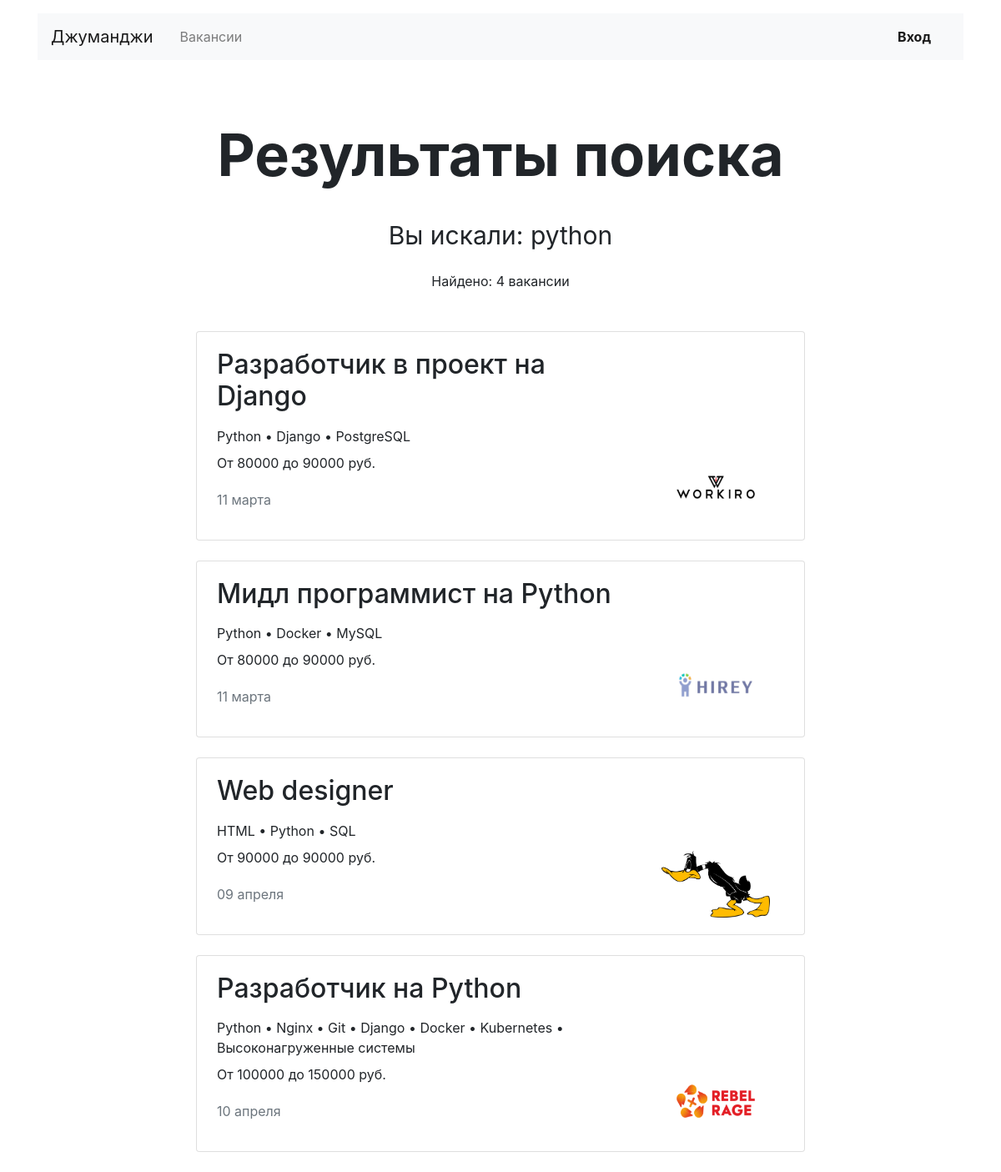
Before: /search/?keyword=python with the older database file.
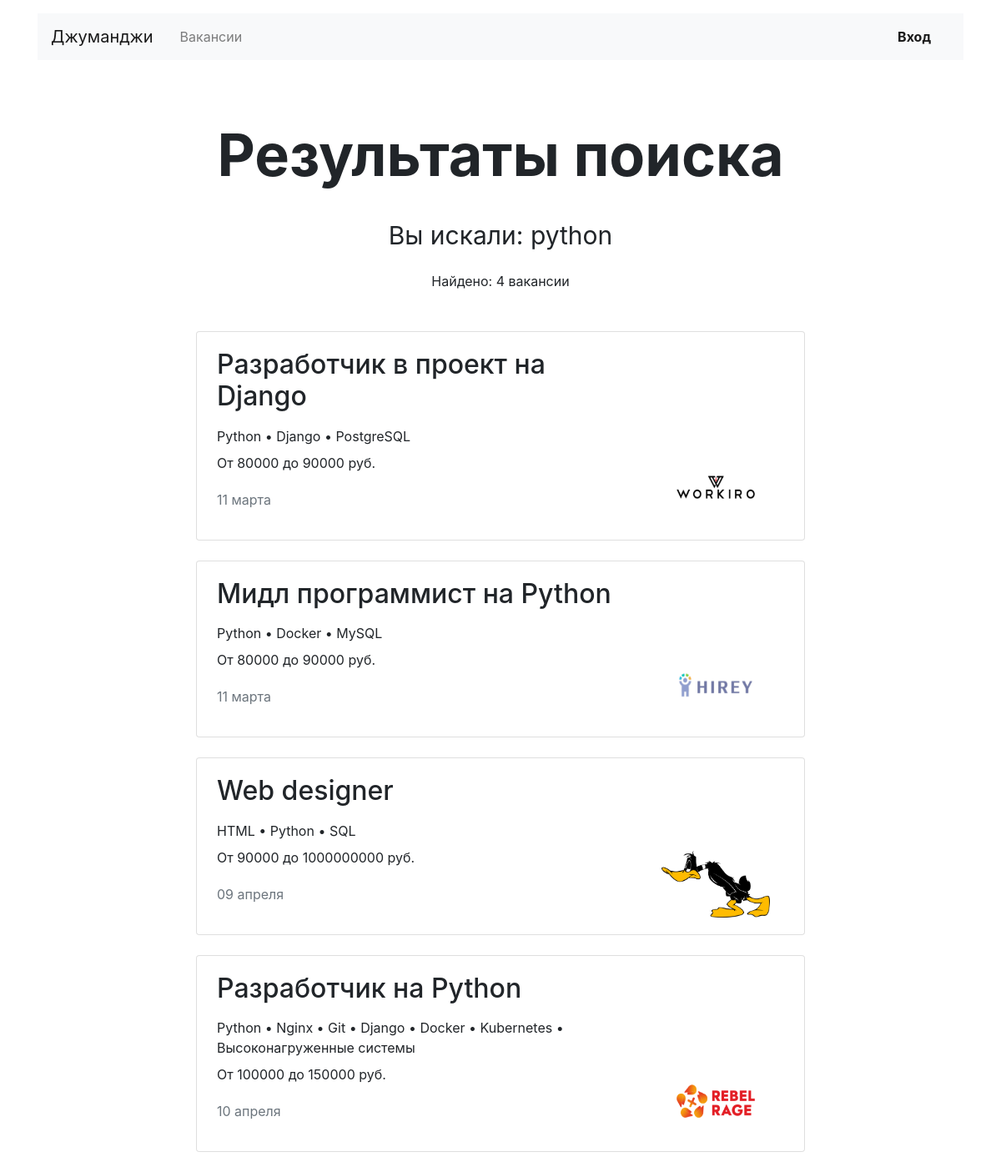
After: the same page with the newer database file.
### main/models.py (models this page shows, shortened)
class Vacancy(models.Model):
    title = models.CharField(max_length=120)
    specialty = models.ForeignKey(Specialty, on_delete=models.CASCADE, related_name='vacancies')
    company = models.ForeignKey(Company, on_delete=models.CASCADE, related_name='companies')
    skills = models.TextField()
    description = models.TextField()
    salary_min = models.PositiveIntegerField()
    salary_max = models.PositiveIntegerField()
    published_at = models.DateField(default=date.today)

class Company(models.Model):
    name = models.CharField(max_length=120)
    location = models.CharField(max_length=120)
    logo = models.ImageField(default="https://place-hold.it/100x60", upload_to=MEDIA_COMPANY_IMAGE_DIR)
    description = models.TextField()
    employee_count = models.PositiveIntegerField()
    owner = models.OneToOneField(User, on_delete=models.CASCADE, blank=True, related_name='my_company', null=True)

### main/views/main.py (the view)
# urls.py: path('search/', mv.VacancySearchView.as_view(), name='vacancy_search'),
class VacancySearchView(ListView):
    template_name = 'main/search_results.html'
    context_object_name = 'vacancies'
    def get_queryset(self):
        query = self.request.GET.get('keyword')
        return Vacancy.objects.filter(
            Q(title__icontains=query) |
            Q(description__icontains=query) |
            Q(skills__icontains=query) |
            Q(specialty__code__icontains=query) |
            Q(specialty__title__icontains=query),
        )

### main/templatetags/my_tags.py (called while the page is built)
@register.filter()
def custom_sep(string, separator='+'):
    for_separator_list = [word.lstrip() for word in string.split(',')]
    return separator.join(for_separator_list)

@register.filter()
def ru_pluralize(number: Union[int, str], args: str = 'тур,тура,туров'):
    nom_sing, gen_sing, gen_plur = args.split(',')
    number = abs(int(number))
    if 10 <= number % 100 <= 20:
        return f'{number} {gen_plur}'
    if number % 10 == 1:
        return f'{number} {nom_sing}'
    if 2 <= number % 10 <= 4:
        return f'{number} {gen_sing}'
    return f'{number} {gen_plur}'

### main/templates/main/search_results.html (shortened to what this page needs)
{% extends 'main/base/base.html' %}
{% load my_tags %}
{% block content %}
<main class="container mt-3">
    <section>
      <h1 class="h1 text-center mx-auto mt-4 pt-5" style="font-size: 70px;"><strong>Результаты поиска</strong></h1>
      <p class="text-center mx-auto mt-3 pt-3" style="font-size: 30px;">Вы искали: {{request.GET.keyword}}</p>
      {% if vacancies.count == 0 %}
      <div class="container text-center mt-3">
      <p class="text-center pt-1"> Вакансии по Вашему запросу не найдены </p>
      <a href="{{request.META.HTTP_REFERER}}" class="btn btn-warning">Вернуться</a>
      </div>
      {% else %}
      <p class="text-center pt-1"> Найдено: {{vacancies.count|ru_pluralize:'вакансия,вакансии,вакансий'}} </p>
      {% endif %}
      <div class="row mt-5">
        <div class="col-12 col-lg-8 offset-lg-2 m-auto">
          {% for vacancy in vacancies %}
          <div class="card mb-4">
            <div class="card-body px-4">
              <div class="row">
                <div class="col-12 col-md-8 col-lg-9">
                  <h2 class="h2 pb-2">{{vacancy.title}}</h2>
                  <p class="mb-2">{{vacancy.skills|custom_sep:' • '}}</p>
                  <p>От {{vacancy.salary_min}} до {{vacancy.salary_max}} руб.</p>
                  <p class="text-muted pt-1">{{vacancy.published_at|date:'d E'}}</p>
                </div>
                <div class="col-12 col-md-4 col-lg-3 d-flex align-items-end">
                  <a href="{% url 'vacancy' vacancy.id %}"><img src="{{ vacancy.company.logo.url }}" width="130" height="80" alt=""></a>
                </div>
              </div>
            </div>
          </div>
          {% endfor %}
        </div>
      </div>
    </section>
</main>
{% endblock %}

Changed rows visible on the page:
changed Vacancy "Web designer": salary_max "90000" → "1000000000"
